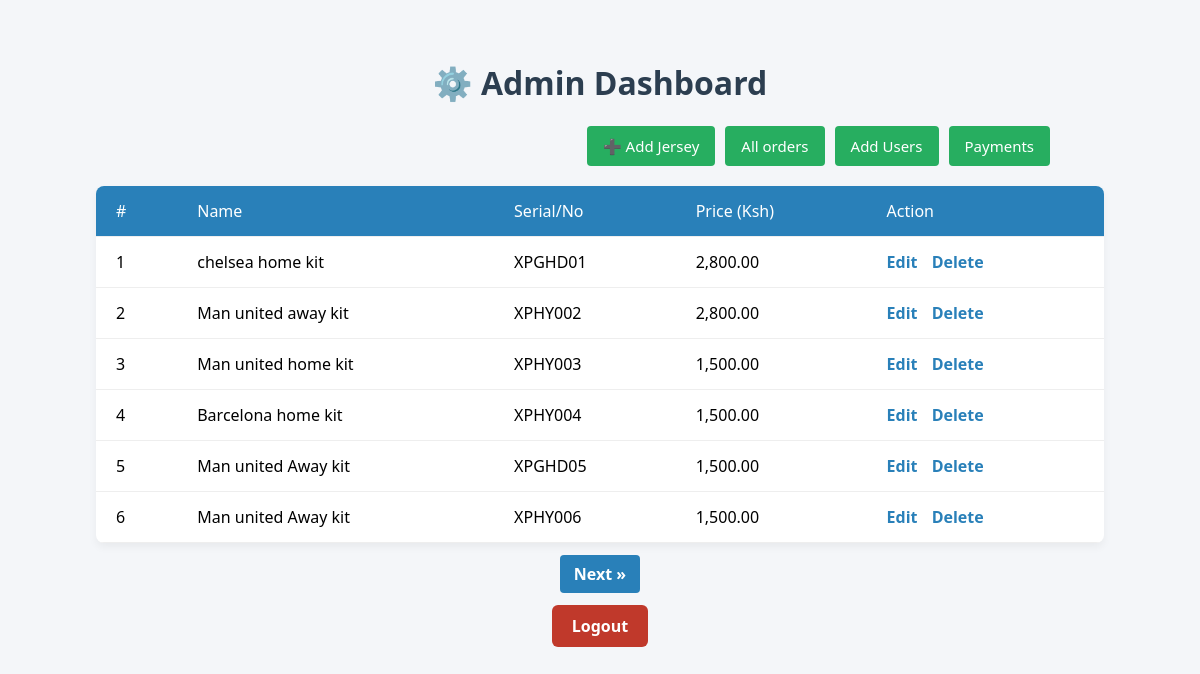
/admin/index.php (signed in), run on an earlier commit of the app's database.
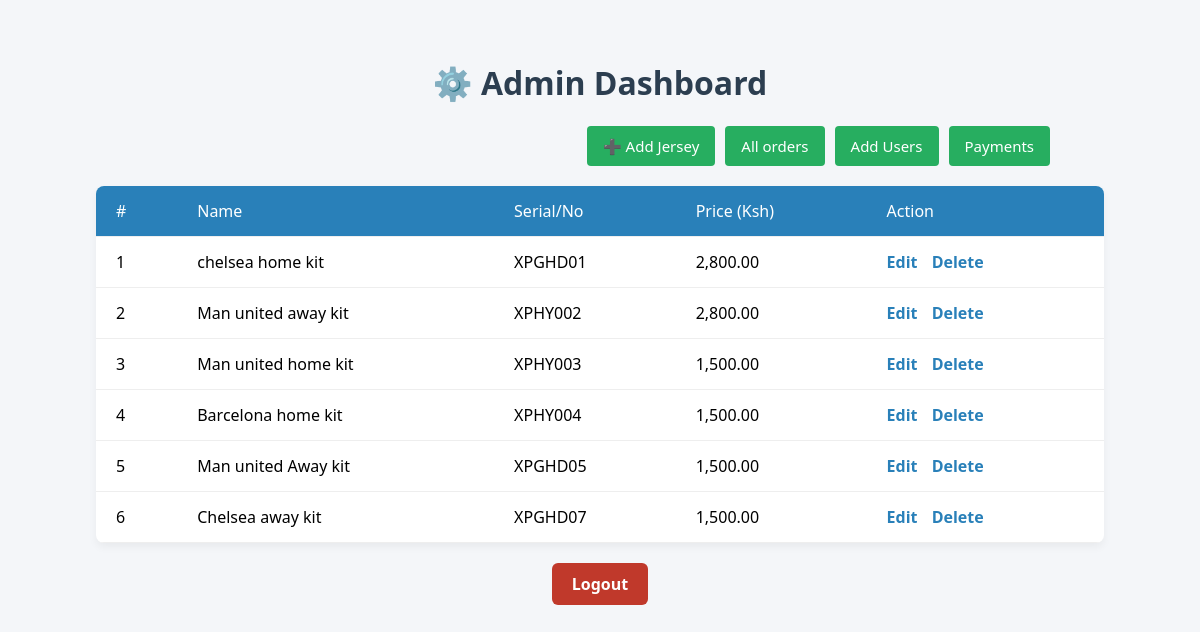
And on a later commit of the database.
### tables this page shows
CREATE TABLE `jerseys` (
  `id` int(11) NOT NULL,
  `name` varchar(100) NOT NULL,
  `category` varchar(50) NOT NULL,
  `price` decimal(10,2) NOT NULL,
  `created_at` timestamp NOT NULL DEFAULT current_timestamp(),
  `image_path` varchar(255) DEFAULT NULL
);

### admin/index.php (the view, shortened to what this page needs)
<?php
include '../db.php';
$limit = 6;
$page = isset($_GET['page']) && is_numeric($_GET['page']) ? (int) $_GET['page'] : 1;
$offset = ($page - 1) * $limit;
$total_result = $conn->query("SELECT COUNT(*) as total FROM jerseys");
$total_row = $total_result->fetch_assoc();
$total = $total_row['total'];
$stmt = $conn->prepare("SELECT * FROM jerseys ORDER BY id ASC LIMIT ? OFFSET ?");
$stmt->bind_param("ii", $limit, $offset);
$stmt->execute();
$result = $stmt->get_result();
$total_pages = ceil($total / $limit);
?>
<!DOCTYPE html>
<html lang="en">
<head>
</head>
<body>
<h1>⚙️ Admin Dashboard</h1>
<div class="top-bar">
    <a href="add.php">➕ Add Jersey</a>
    <a href="orders1.php">All orders</a>
     <a href="add1.php">Add Users</a>
     <a href="payment1.php">Payments</a>
</div>
<table>
    <tr>
        <th>#</th>
        <th>Name</th>
        <th>Serial/No</th>
        <th>Price (Ksh)</th>
        <th>Action</th>
    </tr>
   <?php $serial = ($page - 1) * $limit + 1; ?>
<?php while ($row = $result->fetch_assoc()): ?>
<tr>
    <td><?= $serial++ ?></td>
    <td><?= htmlspecialchars($row['name']) ?></td>
    <td><?= htmlspecialchars($row['category']) ?></td>
    <td><?= number_format($row['price'], 2) ?></td>
    <td class="action-links">
        <a href="edit.php?id=<?= $row['id'] ?>">Edit</a>
        <a href="delete.php?id=<?= $row['id'] ?>" onclick="return confirm('Are you sure you want to delete this jersey?');">Delete</a>
    </td>
</tr>
<?php endwhile; ?>
</table>
<div class="pagination">
    <?php if ($page < $total_pages): ?>
        <a href="?page=<?= $page + 1 ?>">Next »</a>
    <?php endif; ?>
</div>
<div class="logout-container">
    <a href="../logout.php">Logout</a>
</div>
</body>
</html>

What changed in the data, as far as the page shows it:
removed jerseys: name "Man united Away kit", category "XPHY006", price "1,500.00"
now on this page (row unchanged): jerseys: name "Chelsea away kit", category "XPGHD07", price "1,500.00"
Also different on the page:
text no longer shown: "Next »"
